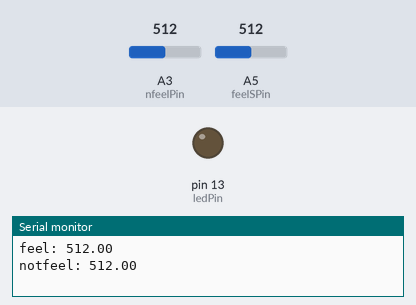
A sketch run on a simulated Arduino Uno, built with avr-gcc and run on an emulated ATmega328P. On the bench: output pins drawn as LEDs (lit = HIGH), the last lines printed to the serial monitor. Inputs (shaded band) come from the test bench; at power-on: A3 (nfeelPin) = 512, A5 (feelSPin) = 512.

Above: at 2.0 s.
2.1 s: A3 (nfeelPin) set to 603
3.8 s: A3 (nfeelPin) set to 624
At 5.3 s:
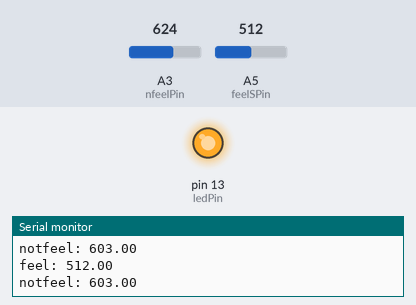
6.3 s: A3 (nfeelPin) set to 511
At 8.4 s:
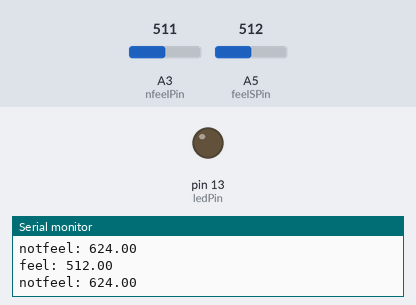
8.7 s: A3 (nfeelPin) set to 419
10.8 s: A3 (nfeelPin) set to 404
At 11.4 s:
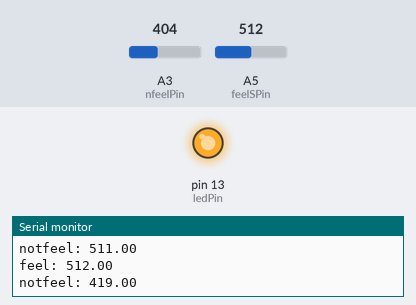
Timing chart, 0 to 13.5 s (numbered marks = the images above; inputs shaded):
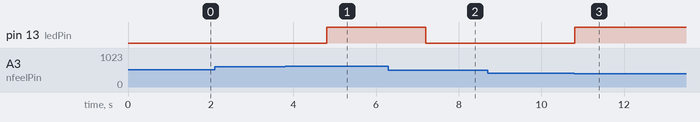

Measured:
- the behaviour switches between 612 and 613 on A3 (nfeelPin) (found by bisection; images 0 and 1)
- the behaviour switches between 412 and 411 on A3 (nfeelPin) (found by bisection; images 2 and 3)
- after the input at 3.8 s, pin 13 (ledPin): LOW → HIGH after 1.0 s
- after the input at 6.3 s, pin 13 (ledPin): HIGH → LOW after 0.91 s
- after the input at 10.8 s, pin 13 (ledPin): LOW → HIGH at once

The sketch:

feelSenceTest1.ino
```cpp
const int feelSPin = 5;
const int nfeelPin = 3;
const int ledPin = 13;

float feelSence = 0.0;
float nfeel = 0.0;


void setup()
{
  Serial.begin(9600);

  pinMode(ledPin, OUTPUT);
  digitalWrite(ledPin, LOW);
}

void loop()
{
  feelSence = analogRead(feelSPin);
  nfeel = analogRead(nfeelPin);

  if(abs(feelSence - nfeel) > 100.0 || nfeel < 100.0)
  {
    digitalWrite(ledPin, HIGH);
  }
  else
  {
    digitalWrite(ledPin, LOW);
  }

  delay(1200);

  Serial.print("feel: ");
  Serial.println(feelSence);

  Serial.print("notfeel: ");
  Serial.println(nfeel);

}
```
